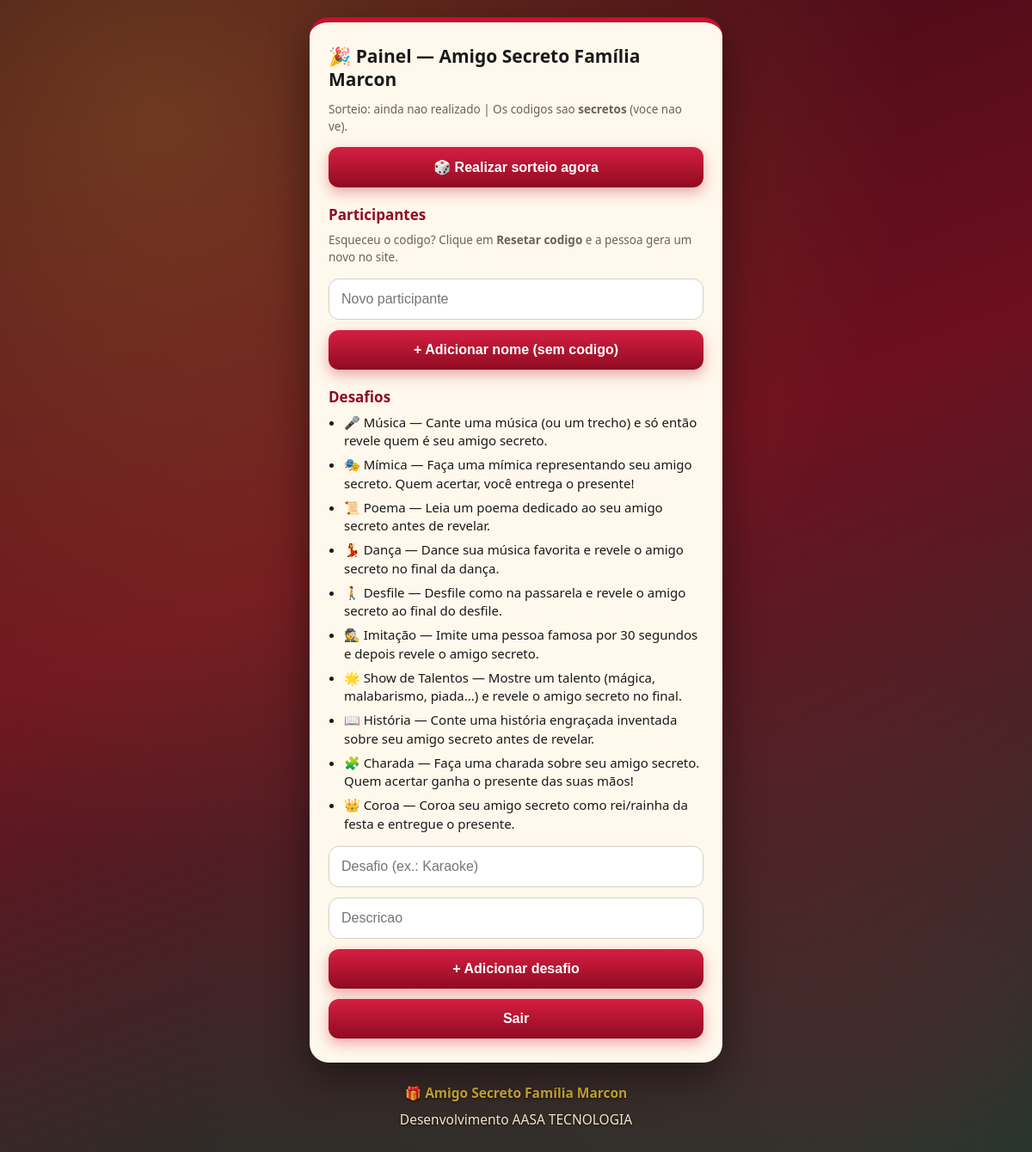
Screenshot of /index.php?page=admin (signed in) with the database file from the repository.
### tables this page shows
CREATE TABLE IF NOT EXISTS challenges (
  id INT UNSIGNED AUTO_INCREMENT PRIMARY KEY,
  label VARCHAR(80) NOT NULL,
  emoji VARCHAR(10) DEFAULT '🎲',
  description TEXT NOT NULL
);

### config.php (called while the page is built, shortened)
<?php
$BRAND = 'Amigo Secreto Família Marcon';
$DEV   = 'Desenvolvimento AASA TECNOLOGIA';

### index.php (the view, shortened to what this page needs)
<?php
require __DIR__ . '/config.php';
function db(): PDO { global $DB_HOST,$DB_NAME,$DB_USER,$DB_PASS; static $p=null;
  if($p===null) $p=new PDO("mysql:host=$DB_HOST;dbname=$DB_NAME;charset=utf8mb4",$DB_USER,$DB_PASS,[PDO::ATTR_ERRMODE=>PDO::ERRMODE_EXCEPTION]); return $p; }
function e($s){ return htmlspecialchars((string)$s,ENT_QUOTES,'UTF-8'); }
function page($t,$b){ global $BRAND,$DEV; echo '<!doctype html><html lang="pt-BR"><head><meta charset="utf-8"><meta name="viewport" content="width=device-width,initial-scale=1"><title>'.e($t).'</title><link rel="stylesheet" href="style.css"></head><body><div class="card">'.$b.'</div><footer><p>🎁 <b>'.e($BRAND).'</b></p><p>'.e($DEV).'</p></footer></body></html>'; exit; }
$pg=$_GET['page']??'';
if($pg==='admin'){
  $pdo=db(); $list='';
  $chs=''; foreach($pdo->query("SELECT * FROM challenges") as $c) $chs.='<li>'.e($c['emoji']).' '.e($c['label']).' — '.e($c['description']).'</li>';
  $dr=$pdo->query("SELECT created_at FROM draws ORDER BY created_at DESC LIMIT 1")->fetchColumn();
  page('Admin','<h2>🎉 Painel — '.e($BRAND).'</h2><p class="muted">Sorteio: '.($dr?e($dr):'ainda nao realizado').' | Os codigos sao <b>secretos</b> (voce nao ve).</p><form method="POST"><input type="hidden" name="action" value="draw"><button>🎲 Realizar sorteio agora</button></form><h3>Participantes</h3><ul>'.$list.'</ul><p class="muted">Esqueceu o codigo? Clique em <b>Resetar codigo</b> e a pessoa gera um novo no site.</p><form method="POST"><input type="hidden" name="action" value="add"><input name="name" placeholder="Novo participante" required><button>+ Adicionar nome (sem codigo)</button></form><h3>Desafios</h3><ul>'.$chs.'</ul><form method="POST"><input type="hidden" name="action" value="add_challenge"><input name="label" placeholder="Desafio (ex.: Karaoke)" required><input name="desc" placeholder="Descricao" required><button>+ Adicionar desafio</button></form><form method="POST"><input type="hidden" name="action" value="logout"><button>Sair</button></form>'); }

### style.css (style rules this page uses)
* { box-sizing:border-box;margin:0;padding:0 }
:root { --red:#c8102e;--red-dark:#8f0b21;--gold:#d4af37;--green:#0b6e4f;--cream:#fff8ec;--ink:#1a1a1a }
body { font-family:system-ui,-apple-system,'Segoe UI',Roboto,sans-serif;min-height:100vh;color:var(--ink);background:radial-gradient(circle at 15% 10%,rgba(212,175,55,.28),transparent 55%),radial-gradient(circle at 85% 90%,rgba(200,16,46,.2),transparent 50%),linear-gradient(160deg,#3b0a14 0%,#6d0f1f 45%,#0b3d2e 100%);display:flex;flex-direction:column;align-items:center;padding:20px 14px 28px }
.card { width:100%;max-width:480px;background:var(--cream);border-radius:22px;padding:26px 22px 22px;box-shadow:0 18px 50px rgba(0,0,0,.45);border-top:6px solid var(--red);position:relative }
h2 { font-size:21px;line-height:1.3;margin-bottom:10px }
h3 { font-size:17px;margin:14px 0 6px;color:var(--red-dark) }
p { margin:8px 0;font-size:15.5px;line-height:1.5 }
.muted { color:#6b6259;font-size:13.5px }
input,button { width:100%;padding:14px;border-radius:12px;border:1.5px solid #d8cfc0;margin:6px 0;font-size:16px;background:#fff }
button { background:linear-gradient(180deg,#d61f42,var(--red-dark));color:#fff;border:0;font-weight:800;cursor:pointer;font-size:16px;box-shadow:0 6px 16px rgba(200,16,46,.35) }
ul { margin:8px 0 8px 18px }
li { margin:6px 0;font-size:15px;line-height:1.45 }
footer { margin-top:16px;text-align:center;color:#f5e6c8;font-size:12.5px;text-shadow:0 1px 3px rgba(0,0,0,.6) }
footer b { color:var(--gold) }

### rows the page displays
challenges: emoji "🎤", label "Música", description "Cante uma música (ou um trecho) e só então revele quem é seu amigo secreto."
challenges: emoji "🎭", label "Mímica", description "Faça uma mímica representando seu amigo secreto. Quem acertar, você entrega o presente!"
challenges: emoji "📜", label "Poema", description "Leia um poema dedicado ao seu amigo secreto antes de revelar."
challenges: emoji "💃", label "Dança", description "Dance sua música favorita e revele o amigo secreto no final da dança."
challenges: emoji "🚶", label "Desfile", description "Desfile como na passarela e revele o amigo secreto ao final do desfile."
challenges: emoji "🕵️", label "Imitação", description "Imite uma pessoa famosa por 30 segundos e depois revele o amigo secreto."
challenges: emoji "🌟", label "Show de Talentos", description "Mostre um talento (mágica, malabarismo, piada...) e revele o amigo secreto no final."
challenges: emoji "📖", label "História", description "Conte uma história engraçada inventada sobre seu amigo secreto antes de revelar."
challenges: emoji "🧩", label "Charada", description "Faça uma charada sobre seu amigo secreto. Quem acertar ganha o presente das suas mãos!"
challenges: emoji "👑", label "Coroa", description "Coroa seu amigo secreto como rei/rainha da festa e entregue o presente."

### other values shown
$BRAND "Amigo Secreto Família Marcon"
$DEV "Desenvolvimento AASA TECNOLOGIA"
